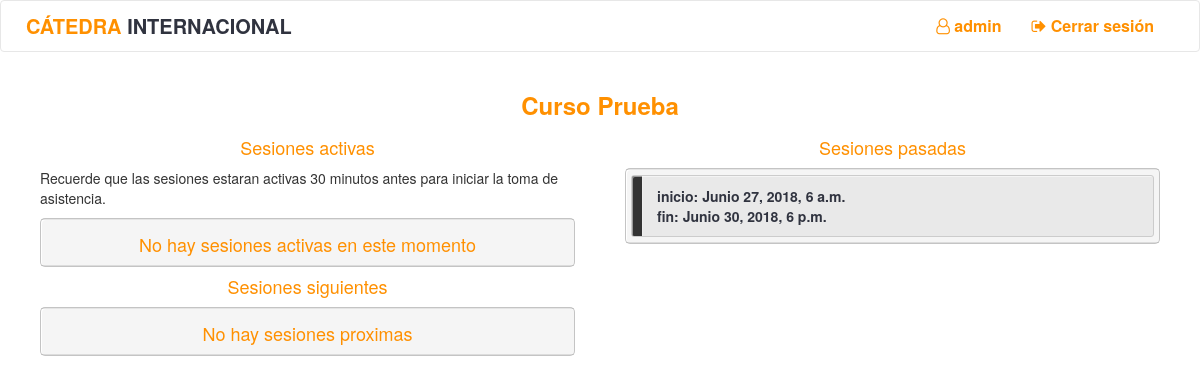
Page /asistencias/1/ (signed in) on the earlier database version.
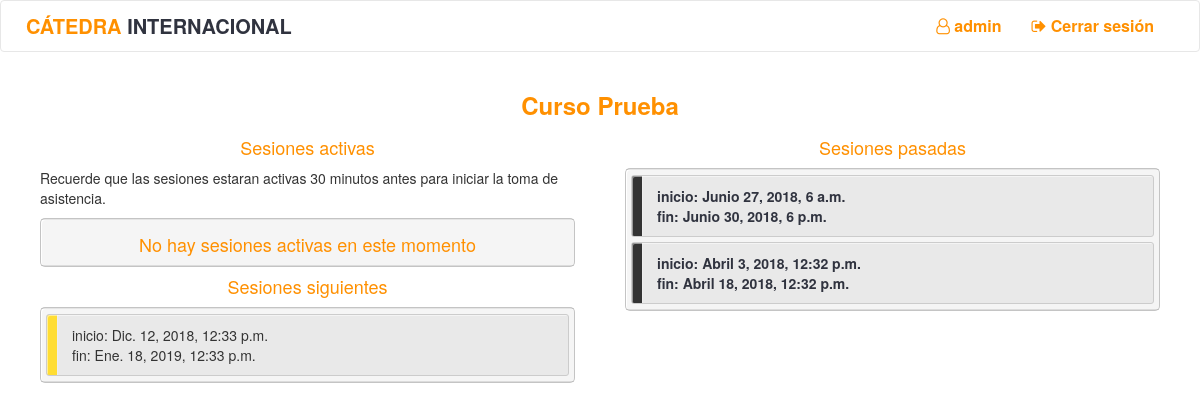
Same page on the later database version.
### qr/models.py (models this page shows, shortened)
class Clase(models.Model):
    inicio = models.DateTimeField(default=datetime.now)
    fin = models.DateTimeField(default=datetime.now)
    curso = models.ForeignKey(Curso, on_delete=models.CASCADE)

### qr/views.py (the view)
# urls.py: url(r"^asistencias/(?P<id_curso>[0-9]+)/$", views.asistencias, name="asistencias"),
def asistencias(request, id_curso):
    if not request.user.is_authenticated():
        return redirect('qr:login')
    estudiante = request.user.estudiante
    curso = get_object_or_404(Curso, pk=id_curso)
    dateNow = datetime.now(tz=timezone.utc)
    previous = Clase.objects.filter(Q(curso=curso) & Q(fin__lt=dateNow)).order_by('-fin')
    next = Clase.objects.filter(Q(curso=curso) & Q(inicio__gt=dateNow + timedelta(minutes=30)))
    now = Clase.objects.filter(Q(curso=curso) & Q(inicio__lte=dateNow + timedelta(minutes=30)) & Q(fin__gt=dateNow))
    asistencias = Asistencia.objects.filter(Q(estudiante=estudiante))
    context = {
        "curso": curso,
        "previous": previous,
        "next": next,
        "asistencias":asistencias,
        "now": now
    }
    return render(request, "qr/asistencias.html", context)

### templates/qr/asistencias.html (shortened to what this page needs)
{% extends 'qr/base.html' %}
{% load staticfiles %}
{% block head %}
    <link rel="stylesheet" href="{% static "qr/css/curso.css" %}">
{% endblock %}
{% block body %}
    <div class="container">
        <div class="row">
            <h3 class="center"><b>{{ curso.nombre }}</b></h3>
        </div>
        <div class="row ">
            <div class="col-sm-6 sesiones_list">
                <div class="row">
                    <h4 class="center">Sesiones activas</h4>
                    <p>Recuerde que las sesiones estaran activas 30 minutos antes para iniciar la toma de asistencia.</p>
                    <div class="notebooks" >
                      <ul class="notebook_ul">
                        {% if not now %}
                            <h4 class="center">No hay sesiones activas en este momento</h4>
                        {% endif %}
                      </ul>
                    </div>
                </div>
                    <div class="row">
                        <h4 class="center">Sesiones siguientes</h4>
                        <div class="notebooks" >
                            <ul class="notebook_ul">
                             {% if not next %}
                            <h4 class="center">No hay sesiones proximas</h4>
                            {% endif %}
                          {%  for clase in next %}
                            <li class="li-clase li-next">
                              inicio: {{clase.inicio}}<br/>
                              fin: {{clase.fin}}<br/>
                            </li>
                          {% endfor %}
                      </ul>
                    </div>
                </div>
            </div>
            <div class="col-sm-6 sesiones_list">
                <div class="row">
                    <h4 class="center">Sesiones pasadas</h4>
                    <div class="notebooks" >
                        <ul class="notebook_ul">
                            {%  for clase in previous %}
                                <li class="li-clase li-previous">
                                 <a href="{% url 'qr:clase' clase.id %}">
                                  inicio: {{clase.inicio}}<br/>
                                  fin: {{clase.fin}}<br/>
                                 </a>
                                </li>
                            {% endfor %}
                        </ul>
                    </div>
                </div>
            </div>
        </div>
    </div>
{% endblock %}

Differences in the rows shown:
added Clase: inicio "Dic. 12, 2018, 12:33 p.m.", fin "Ene. 18, 2019, 12:33 p.m.", shown under "Sesiones siguientes"
added Clase: inicio "Abril 3, 2018, 12:32 p.m.", fin "Abril 18, 2018, 12:32 p.m.", shown under "Sesiones pasadas"
Other differences:
text no longer shown: "No hay sesiones proximas"
